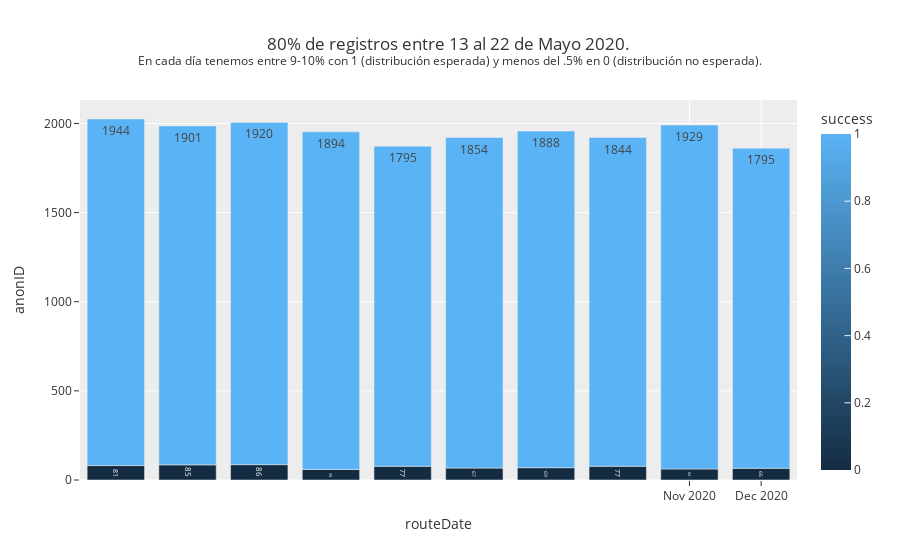

Notebook source saved alongside this figure:
### Markdown cell above
Temporalidad de eventos.

### Code cell
tmp = data_filter.groupby(['routeDate','day','month','success'], as_index = True).count().reset_index()

#lÓGICA PARA EXCLUIR FECHAS VACÍAS DEL GRÁFICO.
dt_all = pd.date_range(start=tmp['routeDate'].iloc[0],end=tmp['routeDate'].iloc[-1])
dt_obs = [d.strftime("%Y-%m-%d") for d in tmp['routeDate']]
dt_breaks = [d for d in dt_all.strftime("%Y-%m-%d").tolist() if not d in dt_obs]

fig = px.bar(tmp, x="routeDate", y="anonID",
                  color="success",
                  text_auto=True,
                  text="anonID",
                  title = "80% de registros entre 13 al 22 de Mayo 2020. <br><sup>En cada día tenemos entre 9-10% con 1 (distribución esperada) y menos del .5% en 0 (distribución no esperada).</sup>")

fig.update_xaxes(
    rangebreaks=[dict(values=dt_breaks)]
)

fig.show()

### Figure 1 — Plotly figure (JSON) as saved in the notebook; plotly's stock layout.template omitted (floating-point values rounded to 4 significant figures; data arrays with more than 128 entries replaced by an {"elided": "..."} marker saying what was removed)
{"data": [{"alignmentgroup": "True", "hovertemplate": "routeDate=%{x}<br>anonID=%{text}<br>success=%{marker.color}<extra></extra>", "legendgroup": "", "marker": {"color": [0, 1, 0, 1, 0, 1, 0, 1, 0, 1, 0, 1, 0, 1, 0, 1, 0, 1, 0, 1], "coloraxis": "coloraxis", "pattern": {"shape": ""}}, "name": "", "offsetgroup": "", "orientation": "v", "showlegend": false, "text": [81, 1944, 85, 1901, 86, 1920, 59, 1894, 77, 1795, 67, 1854, 69, 1888, 77, 1844, 62, 1929, 66, 1795], "textposition": "auto", "texttemplate": "%{y}", "type": "bar", "x": ["2020-05-13T00:00:00", "2020-05-13T00:00:00", "2020-05-14T00:00:00", "2020-05-14T00:00:00", "2020-05-15T00:00:00", "2020-05-15T00:00:00", "2020-05-18T00:00:00", "2020-05-18T00:00:00", "2020-05-19T00:00:00", "2020-05-19T00:00:00", "2020-05-20T00:00:00", "2020-05-20T00:00:00", "2020-05-21T00:00:00", "2020-05-21T00:00:00", "2020-05-22T00:00:00", "2020-05-22T00:00:00", "2020-11-05T00:00:00", "2020-11-05T00:00:00", "2020-12-05T00:00:00", "2020-12-05T00:00:00"], "xaxis": "x", "y": [81, 1944, 85, 1901, 86, 1920, 59, 1894, 77, 1795, 67, 1854, 69, 1888, 77, 1844, 62, 1929, 66, 1795], "yaxis": "y"}], "layout": {"autosize": true, "barmode": "relative", "coloraxis": {"colorbar": {"title": {"text": "success"}}, "colorscale": [[0, "rgb(20,44,66)"], [1, "rgb(90,179,244)"]]}, "legend": {"tracegroupgap": 0}, "title": {"text": "80% de registros entre 13 al 22 de Mayo 2020. <br><sup>En cada día tenemos entre 9-10% con 1 (distribución esperada) y menos del .5% en 0 (distribución no esperada).</sup>"}, "xaxis": {"anchor": "y", "autorange": true, "domain": [0, 1], "range": ["2020-05-12 12:00", "2020-12-05 12:00"], "rangebreaks": [{"values": {"elided": "197 str values"}}], "title": {"text": "routeDate"}, "type": "date"}, "yaxis": {"anchor": "x", "autorange": true, "domain": [0, 1], "range": [0, 2132.0], "title": {"text": "anonID"}, "type": "linear"}}}
